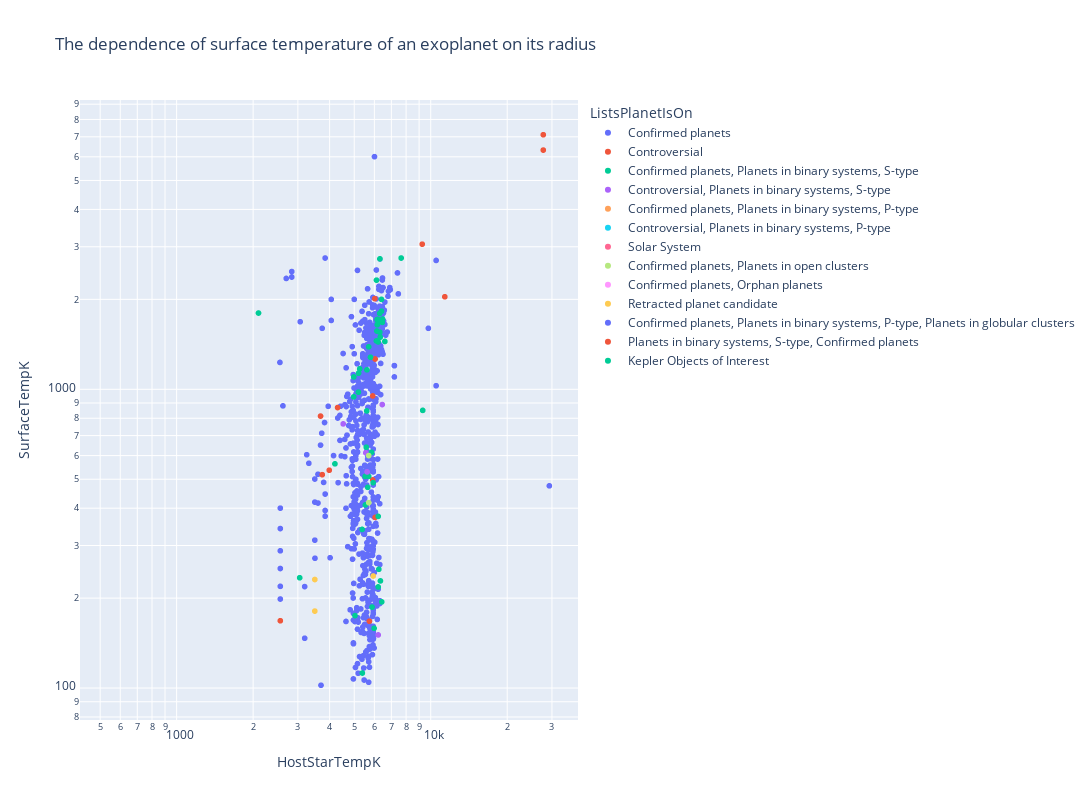

The code cell stored with this chart in its notebook:
### Markdown cell above
### Hertzsprung–Russell Diagram

### Code cell
fig = px.scatter(
    exo_data,
    x = 'HostStarTempK',
    y = 'SurfaceTempK',
    color = 'ListsPlanetIsOn',
    height=800,
    width=1800,
    log_x=True,
    log_y=True,
    title='The dependence of surface temperature of an exoplanet on its radius'
)
fig.show()

### Figure 1 — Plotly figure (JSON) as saved in the notebook; plotly's stock layout.template omitted (floating-point values rounded to 4 significant figures; data arrays with more than 128 entries replaced by an {"elided": "..."} marker saying what was removed)
{"data": [{"hovertemplate": "ListsPlanetIsOn=Confirmed planets<br>HostStarTempK=%{x}<br>SurfaceTempK=%{y}<extra></extra>", "legendgroup": "Confirmed planets", "marker": {"color": "#636efa", "symbol": "circle"}, "mode": "markers", "name": "Confirmed planets", "showlegend": true, "type": "scattergl", "x": {"elided": "3295 float values"}, "xaxis": "x", "y": {"elided": "3295 float values"}, "yaxis": "y"}, {"hovertemplate": "ListsPlanetIsOn=Controversial<br>HostStarTempK=%{x}<br>SurfaceTempK=%{y}<extra></extra>", "legendgroup": "Controversial", "marker": {"color": "#EF553B", "symbol": "circle"}, "mode": "markers", "name": "Controversial", "showlegend": true, "type": "scattergl", "x": [3584, 3584, 3584, 4347, 6040, 6040, 4300, 5823, 5886, 3466, 5861, 3028, 3028, 3550, 5687, 3600, 4992, 5392, 3742, 6091, 6025, 5951, 3542, 5135, 5911, 5911, 5460, 5760, 5737, 4974, 4974, 5713, 5713, 6175, 11361, 3323, 3470, 10500, 5173, 3813, 3371, 3371, null, 3987, 3828, 6120, 3684, 4840, 5873, 6382, null, 5669, 5311, 2559, 4137, 4137, 6340, 9257, 27730, 27730, 27500, 27500, 27500, 3700, 6065, null, null, null, null, null, 4380, 4250], "xaxis": "x", "y": [null, null, null, null, 372.6, 1263.0, 868.8, null, null, null, null, null, null, null, null, null, null, null, 518, null, 2011, null, null, null, 950, 497.2, null, null, 167.4, null, null, null, null, null, 2040, null, null, null, null, null, null, null, null, 536, null, null, 813.5, null, null, null, null, null, null, 168, null, null, null, 3060, 7112, 6319.0, null, null, null, null, null, null, null, null, null, null, null, null], "yaxis": "y"}, {"hovertemplate": "ListsPlanetIsOn=Confirmed planets, Planets in binary systems, S-type<br>HostStarTempK=%{x}<br>SurfaceTempK=%{y}<extra></extra>", "legendgroup": "Confirmed planets, Planets in binary systems, S-type", "marker": {"color": "#00cc96", "symbol": "circle"}, "mode": "markers", "name": "Confirmed planets, Planets in binary systems, S-type", "showlegend": true, "type": "scattergl", "x": {"elided": "135 int values"}, "xaxis": "x", "y": {"elided": "135 float values"}, "yaxis": "y"}, {"hovertemplate": "ListsPlanetIsOn=Controversial, Planets in binary systems, S-type<br>HostStarTempK=%{x}<br>SurfaceTempK=%{y}<extra></extra>", "legendgroup": "Controversial, Planets in binary systems, S-type", "marker": {"color": "#ab63fa", "symbol": "circle"}, "mode": "markers", "name": "Controversial, Planets in binary systems, S-type", "showlegend": true, "type": "scattergl", "x": [4850, 5552, 6445, 4523, 4055, 5332, 3350, 3350, 3350, 3350, 3350, 3564, 5260, 5260, 6212, 5969, null, 8590, 6024, 5618], "xaxis": "x", "y": [null, 613, 889, 766, null, null, null, null, null, null, null, null, null, null, 150.6, null, null, null, null, 529], "yaxis": "y"}, {"hovertemplate": "ListsPlanetIsOn=Confirmed planets, Planets in binary systems, P-type<br>HostStarTempK=%{x}<br>SurfaceTempK=%{y}<extra></extra>", "legendgroup": "Confirmed planets, Planets in binary systems, P-type", "marker": {"color": "#FFA15A", "symbol": "circle"}, "mode": "markers", "name": "Confirmed planets, Planets in binary systems, P-type", "showlegend": true, "type": "scattergl", "x": [null, null, null, null, null, null, null, null, null, null, null, null, null, null, null, null, null, null, null, null, null], "xaxis": "x", "y": [null, null, null, null, null, null, null, null, null, null, null, null, null, null, null, 695, null, null, 448.8, 245.3, null], "yaxis": "y"}, {"hovertemplate": "ListsPlanetIsOn=Controversial, Planets in binary systems, P-type<br>HostStarTempK=%{x}<br>SurfaceTempK=%{y}<extra></extra>", "legendgroup": "Controversial, Planets in binary systems, P-type", "marker": {"color": "#19d3f3", "symbol": "circle"}, "mode": "markers", "name": "Controversial, Planets in binary systems, P-type", "showlegend": true, "type": "scattergl", "x": [null, null, null, null, null, null, null], "xaxis": "x", "y": [null, null, null, null, null, null, null], "yaxis": "y"}, {"hovertemplate": "ListsPlanetIsOn=Solar System<br>HostStarTempK=%{x}<br>SurfaceTempK=%{y}<extra></extra>", "legendgroup": "Solar System", "marker": {"color": "#FF6692", "symbol": "circle"}, "mode": "markers", "name": "Solar System", "showlegend": true, "type": "scattergl", "x": [5778, 5778, 5778, 5778, 5778, 5778, 5778, 5778, 5778], "xaxis": "x", "y": [null, null, null, null, null, null, null, null, null], "yaxis": "y"}, {"hovertemplate": "ListsPlanetIsOn=Confirmed planets, Planets in open clusters<br>HostStarTempK=%{x}<br>SurfaceTempK=%{y}<extra></extra>", "legendgroup": "Confirmed planets, Planets in open clusters", "marker": {"color": "#B6E880", "symbol": "circle"}, "mode": "markers", "name": "Confirmed planets, Planets in open clusters", "showlegend": true, "type": "scattergl", "x": [5700, 5331, 3180, 4284, 5300, 5300, 4503, 5725, 5700, 6174, 5780, 4901, 5962], "xaxis": "x", "y": [599.9, null, null, null, null, null, null, null, 417.4, null, null, null, null], "yaxis": "y"}, {"hovertemplate": "ListsPlanetIsOn=Confirmed planets, Orphan planets<br>HostStarTempK=%{x}<br>SurfaceTempK=%{y}<extra></extra>", "legendgroup": "Confirmed planets, Orphan planets", "marker": {"color": "#FF97FF", "symbol": "circle"}, "mode": "markers", "name": "Confirmed planets, Orphan planets", "showlegend": true, "type": "scattergl", "x": [null, null], "xaxis": "x", "y": [1160, null], "yaxis": "y"}, {"hovertemplate": "ListsPlanetIsOn=Retracted planet candidate<br>HostStarTempK=%{x}<br>SurfaceTempK=%{y}<extra></extra>", "legendgroup": "Retracted planet candidate", "marker": {"color": "#FECB52", "symbol": "circle"}, "mode": "markers", "name": "Retracted planet candidate", "showlegend": true, "type": "scattergl", "x": [5940, 3498, 3498, 3498], "xaxis": "x", "y": [237.2, 181, null, 230.9], "yaxis": "y"}, {"hovertemplate": "ListsPlanetIsOn=Confirmed planets, Planets in binary systems, P-type, Planets in globular clusters<br>HostStarTempK=%{x}<br>SurfaceTempK=%{y}<extra></extra>", "legendgroup": "Confirmed planets, Planets in binary systems, P-type, Planets in globular clusters", "marker": {"color": "#636efa", "symbol": "circle"}, "mode": "markers", "name": "Confirmed planets, Planets in binary systems, P-type, Planets in globular clusters", "showlegend": true, "type": "scattergl", "x": [null], "xaxis": "x", "y": [null], "yaxis": "y"}, {"hovertemplate": "ListsPlanetIsOn=Planets in binary systems, S-type, Confirmed planets<br>HostStarTempK=%{x}<br>SurfaceTempK=%{y}<extra></extra>", "legendgroup": "Planets in binary systems, S-type, Confirmed planets", "marker": {"color": "#EF553B", "symbol": "circle"}, "mode": "markers", "name": "Planets in binary systems, S-type, Confirmed planets", "showlegend": true, "type": "scattergl", "x": [3740], "xaxis": "x", "y": [null], "yaxis": "y"}, {"hovertemplate": "ListsPlanetIsOn=Kepler Objects of Interest<br>HostStarTempK=%{x}<br>SurfaceTempK=%{y}<extra></extra>", "legendgroup": "Kepler Objects of Interest", "marker": {"color": "#00cc96", "symbol": "circle"}, "mode": "markers", "name": "Kepler Objects of Interest", "showlegend": true, "type": "scattergl", "x": [5577, 4523, null, null], "xaxis": "x", "y": [640, null, null, null], "yaxis": "y"}], "layout": {"height": 800, "legend": {"title": {"text": "ListsPlanetIsOn"}, "tracegroupgap": 0}, "title": {"text": "The dependence of surface temperature of an exoplanet on its radius"}, "width": 1800, "xaxis": {"anchor": "y", "domain": [0, 1], "title": {"text": "HostStarTempK"}, "type": "log"}, "yaxis": {"anchor": "x", "domain": [0, 1], "title": {"text": "SurfaceTempK"}, "type": "log"}}}
